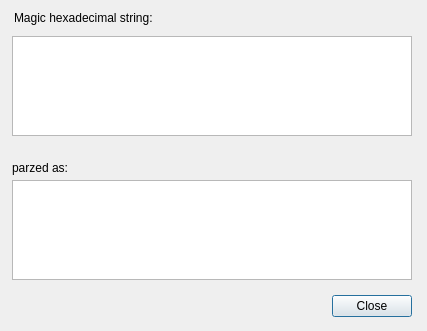
<?xml version="1.0" encoding="UTF-8"?>
<ui version="4.0">
 <class>Parzer</class>
 <widget class="QDialog" name="Parzer">
  <property name="geometry">
   <rect>
    <x>0</x>
    <y>0</y>
    <width>427</width>
    <height>331</height>
   </rect>
  </property>
  <property name="windowTitle">
   <string>hexpa</string>
  </property>
  <property name="windowIcon">
   <iconset resource="hexpa.qrc">
    <normaloff>:/hexpa/image/main.png</normaloff>:/hexpa/image/main.png</iconset>
  </property>
  <widget class="QDialogButtonBox" name="buttonBox">
   <property name="geometry">
    <rect>
     <x>252</x>
     <y>290</y>
     <width>160</width>
     <height>32</height>
    </rect>
   </property>
   <property name="orientation">
    <enum>Qt::Horizontal</enum>
   </property>
   <property name="standardButtons">
    <set>QDialogButtonBox::Close</set>
   </property>
  </widget>
  <widget class="QPlainTextEdit" name="srcPlainTextEdit">
   <property name="geometry">
    <rect>
     <x>12</x>
     <y>36</y>
     <width>400</width>
     <height>100</height>
    </rect>
   </property>
  </widget>
  <widget class="QLabel" name="srcLabel">
   <property name="geometry">
    <rect>
     <x>14</x>
     <y>10</y>
     <width>231</width>
     <height>16</height>
    </rect>
   </property>
   <property name="text">
    <string>Magic hexadecimal string:</string>
   </property>
  </widget>
  <widget class="QPlainTextEdit" name="targetPlainTextEdit">
   <property name="geometry">
    <rect>
     <x>12</x>
     <y>180</y>
     <width>400</width>
     <height>100</height>
    </rect>
   </property>
  </widget>
  <widget class="QLabel" name="targetLabel">
   <property name="geometry">
    <rect>
     <x>12</x>
     <y>160</y>
     <width>171</width>
     <height>16</height>
    </rect>
   </property>
   <property name="text">
    <string>parzed as:</string>
   </property>
  </widget>
 </widget>
 <resources>
  <include location="hexpa.qrc"/>
 </resources>
 <connections>
  <connection>
   <sender>buttonBox</sender>
   <signal>accepted()</signal>
   <receiver>Parzer</receiver>
   <slot>accept()</slot>
   <hints>
    <hint type="sourcelabel">
     <x>248</x>
     <y>254</y>
    </hint>
    <hint type="destinationlabel">
     <x>157</x>
     <y>274</y>
    </hint>
   </hints>
  </connection>
  <connection>
   <sender>buttonBox</sender>
   <signal>rejected()</signal>
   <receiver>Parzer</receiver>
   <slot>reject()</slot>
   <hints>
    <hint type="sourcelabel">
     <x>316</x>
     <y>260</y>
    </hint>
    <hint type="destinationlabel">
     <x>286</x>
     <y>274</y>
    </hint>
   </hints>
  </connection>
 </connections>
</ui>
